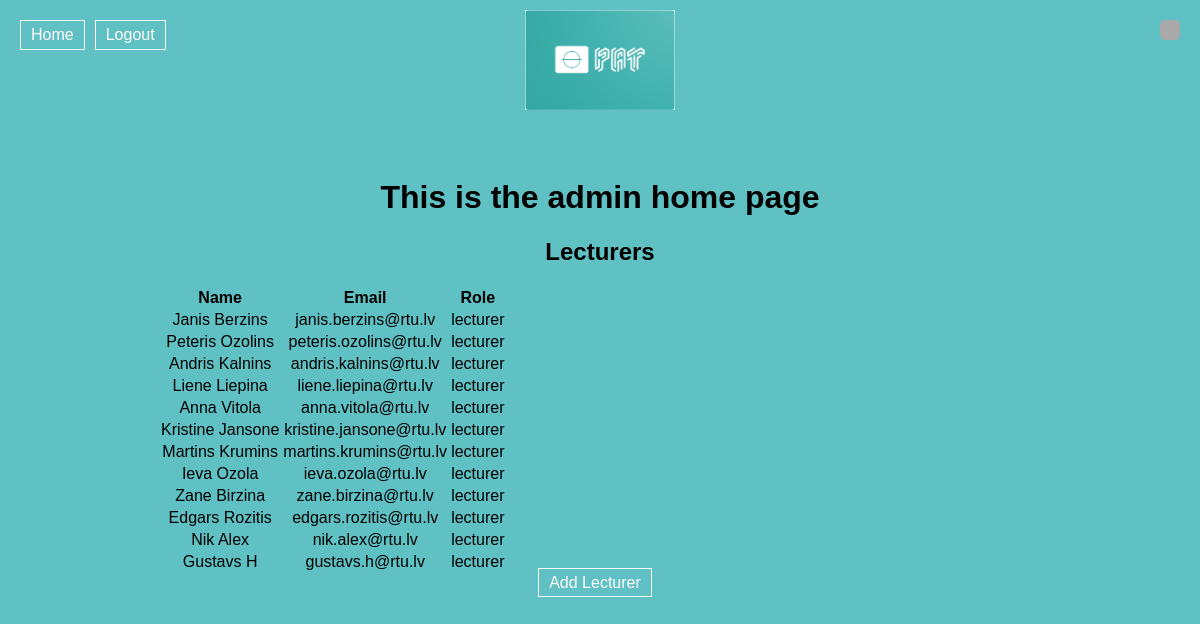
/home_admin (signed in), run on the app's committed database.
### website/models.py (models this page shows)
class User(db.Model, UserMixin):
    id = db.Column(db.Integer, primary_key=True)
    email = db.Column(db.String(150), unique=True)
    password = db.Column(db.String(150))
    first_name = db.Column(db.String(150))
    role = db.Column(db.String(10), default='student')  # Possible values: admin, lecturer, student

### website/views.py (the view)
@views.route('/home_admin')
@login_required
def home_admin():
    if current_user.role == 'admin':
        db_path = 'instance/database.db'
        lecturers = get_lecturers(db_path)
        lecturers_list = [{'id': id, 'email': email, 'first_name': first_name, 'role': role}
                          for id, email, first_name, role in lecturers]
        return render_template("home_admin.html", user=current_user, lecturers=lecturers_list)
    else:
        flash("You are not authorized to access this page.", category="error")
        return redirect(url_for("views.home"))

### fetchLecturers.py (called while the page is built)
def get_lecturers(db_path):
    conn = sqlite3.connect(db_path)
    cur = conn.cursor()
    query = "SELECT id, email, first_name, role FROM user WHERE role='lecturer'"
    cur.execute(query)
    lecturers = cur.fetchall()
    conn.close()
    return lecturers

### website/__init__.py (called while the page is built)
def create_app():
    app = Flask(__name__)
    app.config['SECRET_KEY'] = 'hjshjhdjah kjshkjdhjs'
    app.config['SQLALCHEMY_DATABASE_URI'] = f'sqlite:///{DB_NAME}'
    db.init_app(app)
    from .views import views
    from .auth import auth
    app.register_blueprint(views, url_prefix='/')
    app.register_blueprint(auth, url_prefix='/')
    from .models import User
    create_database(app)
    login_manager = LoginManager()
    login_manager.login_view = 'auth.login'
    login_manager.init_app(app)
    @login_manager.user_loader
    def load_user(id):
        return User.query.get(int(id))
    return app

### website/templates/home_admin.html (shortened to what this page needs)
{% extends "base.html" %}
{% block content %}
<h1>This is the admin home page</h1>
<div class="lecturers-list">
    <h2>Lecturers</h2>
    <table>
        <thead>
            <tr>
                <th>Name</th>
                <th>Email</th>
                <th>Role</th>
            </tr>
        </thead>
        <tbody>
            {% for lecturer in lecturers %}
            <tr>
                <td>{{ lecturer.first_name }}</td>
                <td>{{ lecturer.email }}</td>
                <td>{{ lecturer.role }}</td>
            </tr>
            {% else %}
            <tr>
                <td colspan="3">No lecturers found.</td>
            </tr>
            {% endfor %}
        </tbody>
    </table>
</div>
<a href="{{ url_for('views.add_lecturer') }}" class="btn btn-primary">Add Lecturer</a>
{% endblock %}

### website/templates/base.html (shortened to what this page needs)
<!DOCTYPE html>
<html>
<head>
<img src="../static/PAT_LOGO.png" alt="My Website Logo" class="logo">
</head>
<body>
  <div class="sidebar-buttons"> {% if user.is_authenticated %}
      <a class="nav-item nav-link" id="home" href="/">Home</a>
      <a class="nav-item nav-link" id="logout" href="/logout">Logout</a>
    {% else %}
      <a class="nav-item nav-link" id="login" href="/login">Login</a>
      <a class="nav-item nav-link" id="signUp" href="/sign-up">Sign Up</a>
    {% endif %}
  </div>
  <div class="container">
    {% block content %}{% endblock %}
  </div>
  <div id="error-message" class="error-message"></div>
</body>
</html>

### website/templates/base.html (style rules this page uses)
body { background-color: rgb(95, 193, 196); display: flex; min-height: 100vh; flex-direction: column; font-family: Arial, sans-serif; }
.container { flex: 1; text-align: center; padding: 150px; }
.sidebar-buttons { position: fixed; top: 20px; left: 20px; display: flex; align-items: center; }
.sidebar-buttons a, .btn-primary { margin-right: 10px; padding: 5px 10px; border: 1px solid rgb(255, 255, 255); background-color: transparent; color: rgb(255, 250, 250); text-decoration: none; cursor: pointer; }
.logo { position: absolute; top: 0; left: 50%; transform: translateX(-50%); padding: 10px; width: 150px; height: 100px; }
.error-message { position: fixed; top: 20px; right: 20px; background-color: rgb(169, 169, 169); color: white; padding: 10px; border-radius: 5px; z-index: 10; }

### data on the page
User: first_name "Janis Berzins", email "janis.berzins@rtu.lv", role "lecturer"
User: first_name "Peteris Ozolins", email "peteris.ozolins@rtu.lv", role "lecturer"
User: first_name "Andris Kalnins", email "andris.kalnins@rtu.lv", role "lecturer"
User: first_name "Liene Liepina", email "liene.liepina@rtu.lv", role "lecturer"
User: first_name "Anna Vitola", email "anna.vitola@rtu.lv", role "lecturer"
User: first_name "Kristine Jansone", email "kristine.jansone@rtu.lv", role "lecturer"
User: first_name "Martins Krumins", email "martins.krumins@rtu.lv", role "lecturer"
User: first_name "Ieva Ozola", email "ieva.ozola@rtu.lv", role "lecturer"
User: first_name "Zane Birzina", email "zane.birzina@rtu.lv", role "lecturer"
User: first_name "Edgars Rozitis", email "edgars.rozitis@rtu.lv", role "lecturer"
User: first_name "Nik Alex", email "nik.alex@rtu.lv", role "lecturer"
User: first_name "Gustavs H", email "gustavs.h@rtu.lv", role "lecturer"
